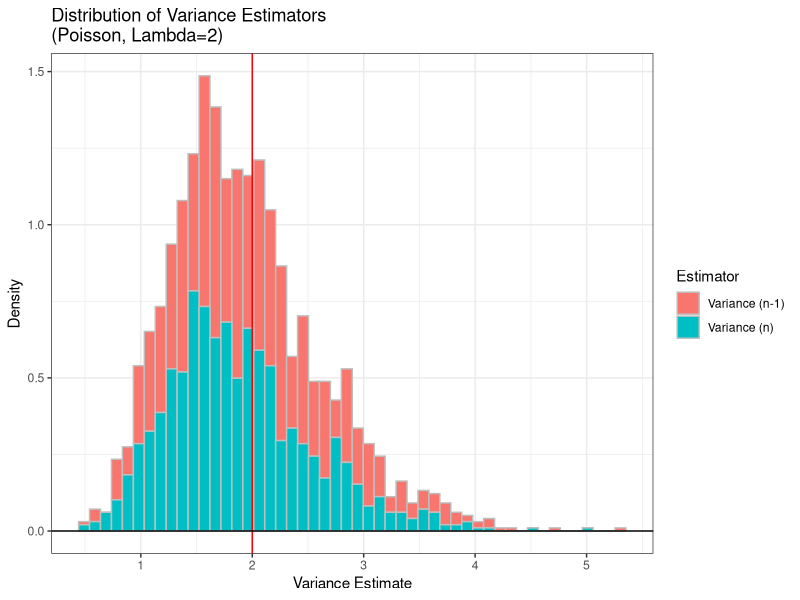
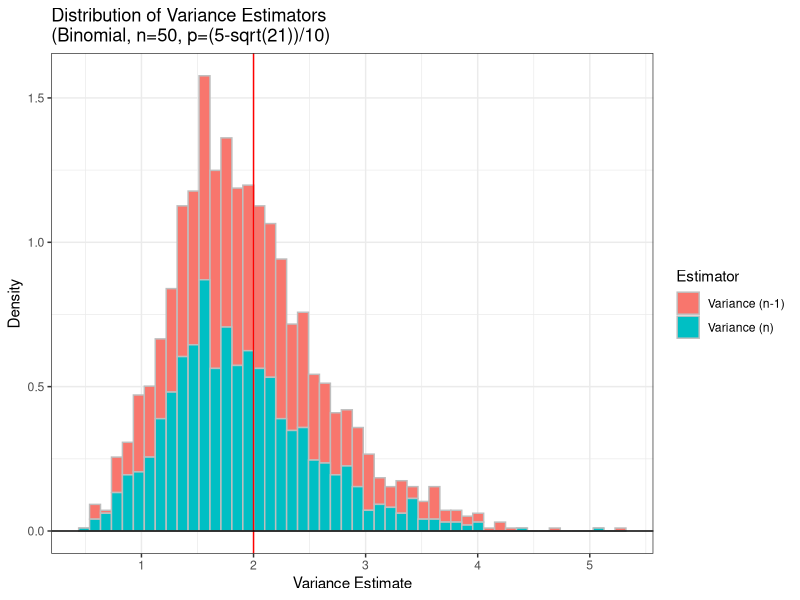
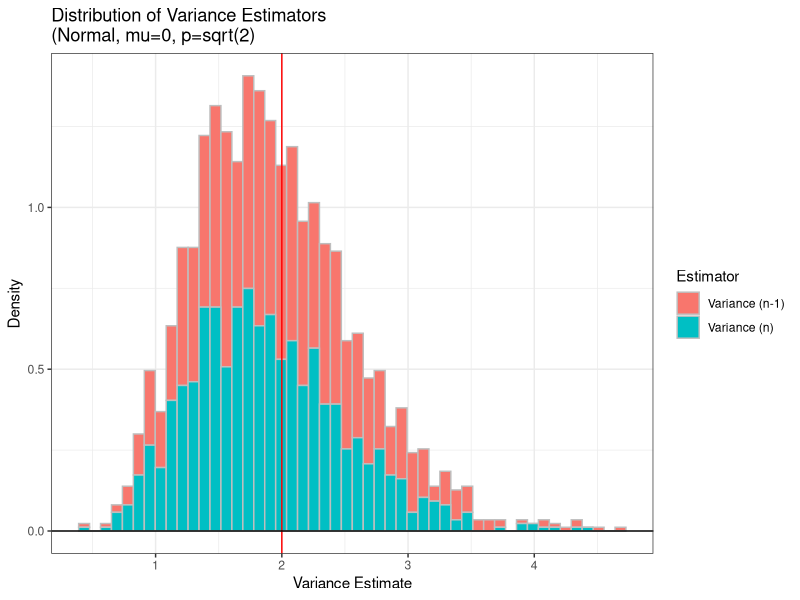
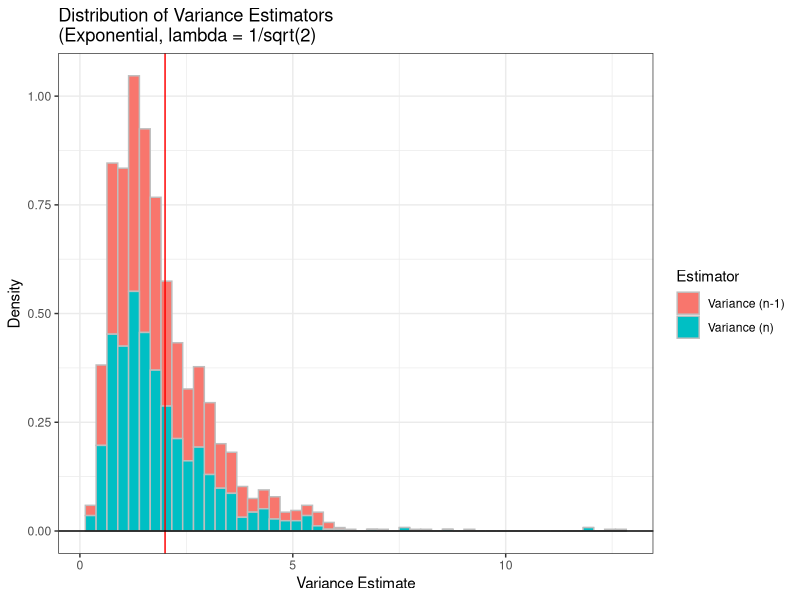

Generate these figures, in order, with R:
## ---- chunk 1
#| echo: false

default_chunk_hook  <- knitr::knit_hooks$get("chunk")

latex_font_size <- c("Huge", "huge", "LARGE", "Large", 
                     "large", "normalsize", "small", 
                     "footnotesize", "scriptsize", "tiny")

knitr::knit_hooks$set(chunk = function(x, options) {
  x <- default_chunk_hook(x, options)
  if(options$size %in% latex_font_size) {
    paste0("\n \\", options$size, "\n\n", 
      x, 
      "\n\n \\normalsize"
    )
  } else {
    x
  }
})
## ---- chunk 2
#| label: load-packages
#| include: false
library(tidyverse)
library(patchwork)
library(knitr)
## ---- chunk 3
set.seed(7272)

var.n1 = NA #initialized vector for S_{n-1}^2
var.n = NA #initialized vector for S_{n}^2
n = 20
var.true = 2

for(i in 1:1000){
  x = rpois(n = n, lambda = 2)
  mean.val = sum(x) / n
  sqr.dev = (x-mean.val)^2
  
  var.n1[i] = sum(sqr.dev) / (n-1)
  var.n[i] = sum(sqr.dev) / n
}

# Compare estimators
bias.n1 = mean(var.n1 - var.true)
bias.n = mean(var.n - var.true)

precision.n1 = 1/var(var.n1)
precision.n = 1/var(var.n)

mse.n1 = bias.n1^2 + var(var.n1)
mse.n = bias.n^2 + var(var.n)

# Create numerical table
poisson.comparison = tibble(
  Estimator = c("Variance (n-1)", "Variance (n)"),
  Bias = c(bias.n1, bias.n),
  Precision = c(precision.n1,precision.n),
  MSE = c(mse.n1, mse.n)
)

poisson.comparison |>
  knitr::kable(digits = 2, caption = "Poisson Variance Estimator Comparison")

# Create Plots
ggdat = tibble(
  value = c(var.n1, var.n),
  estimator = rep(c("Variance (n-1)", "Variance (n)"), each = 1000)
)

ggdat |> ggplot() +
  geom_histogram(aes(x = value,
                     y = after_stat(density), 
                     fill = estimator), 
                     bins = 50, 
                     color = "gray") +
  geom_vline(xintercept = var.true, col = "red") +
  geom_hline(yintercept = 0) +
  theme_bw() +
  labs(x = "Variance Estimate", 
       y = "Density",
       fill = "Estimator") +
  ggtitle("Distribution of Variance Estimators\n(Poisson, Lambda=2)")
## ---- chunk 4
set.seed(7272)

var.n1 = NA #initialized vector for S_{n-1}^2
var.n = NA #initialized vector for S_{n}^2
n = 20
var.true = 2

for(i in 1:1000){
  x = rbinom(n,50,(5-sqrt(21))/10)
  mean.val = sum(x) / n
  sqr.dev = (x-mean.val)^2
  
  var.n1[i] = sum(sqr.dev) / (n-1)
  var.n[i] = sum(sqr.dev) / n
}

# Compare estimators
bias.n1 = mean(var.n1 - var.true)
bias.n = mean(var.n - var.true)

precision.n1 = 1/var(var.n1)
precision.n = 1/var(var.n)

mse.n1 = bias.n1^2 + var(var.n1)
mse.n = bias.n^2 + var(var.n)

# Create numerical table
binom.comparison = tibble(
  Estimator = c("Variance (n-1)", "Variance (n)"),
  Bias = c(bias.n1, bias.n),
  Precision = c(precision.n1,precision.n),
  MSE = c(mse.n1, mse.n)
)

binom.comparison |>
  knitr::kable(digits = 2, caption = "Binomial Variance Estimator Comparison")

# Create Plots
ggdat = tibble(
  value = c(var.n1, var.n),
  estimator = rep(c("Variance (n-1)", "Variance (n)"), each = 1000)
)

ggdat |> ggplot() +
  geom_histogram(aes(x = value,
                     y = after_stat(density), 
                     fill = estimator), 
                     bins = 50, 
                     color = "gray") +
  geom_vline(xintercept = var.true, col = "red") +
  geom_hline(yintercept = 0) +
  theme_bw() +
  labs(x = "Variance Estimate", 
       y = "Density",
       fill = "Estimator") +
  ggtitle("Distribution of Variance Estimators\n(Binomial, n=50, p=(5-sqrt(21))/10)")
## ---- chunk 5
set.seed(7272)

var.n1 = NA #initialized vector for S_{n-1}^2
var.n = NA #initialized vector for S_{n}^2
n = 20
var.true = 2

for(i in 1:1000){
  x = rnorm(n,0,sqrt(2))
  mean.val = sum(x) / n
  sqr.dev = (x-mean.val)^2
  
  var.n1[i] = sum(sqr.dev) / (n-1)
  var.n[i] = sum(sqr.dev) / n
}

# Compare estimators
bias.n1 = mean(var.n1 - var.true)
bias.n = mean(var.n - var.true)

precision.n1 = 1/var(var.n1)
precision.n = 1/var(var.n)

mse.n1 = bias.n1^2 + var(var.n1)
mse.n = bias.n^2 + var(var.n)

# Create numerical table
norm.comparison = tibble(
  Estimator = c("Variance (n-1)", "Variance (n)"),
  Bias = c(bias.n1, bias.n),
  Precision = c(precision.n1,precision.n),
  MSE = c(mse.n1, mse.n)
)

norm.comparison |>
  knitr::kable(digits = 2, caption = "Normal Dist. Variance Estimator Comparison")

# Create Plots
ggdat = tibble(
  value = c(var.n1, var.n),
  estimator = rep(c("Variance (n-1)", "Variance (n)"), each = 1000)
)

ggdat |> ggplot() +
  geom_histogram(aes(x = value,
                     y = after_stat(density), 
                     fill = estimator), 
                     bins = 50, 
                     color = "gray") +
  geom_vline(xintercept = var.true, col = "red") +
  geom_hline(yintercept = 0) +
  theme_bw() +
  labs(x = "Variance Estimate", 
       y = "Density",
       fill = "Estimator") +
  ggtitle("Distribution of Variance Estimators\n(Normal, mu=0, p=sqrt(2)")
## ---- chunk 6
set.seed(7272)

var.n1 = NA #initialized vector for S_{n-1}^2
var.n = NA #initialized vector for S_{n}^2
n = 20
var.true = 2

for(i in 1:1000){
  x = rexp(n,rate=1/sqrt(2))
  mean.val = sum(x) / n
  sqr.dev = (x-mean.val)^2
  
  var.n1[i] = sum(sqr.dev) / (n-1)
  var.n[i] = sum(sqr.dev) / n
}

# Compare estimators
bias.n1 = mean(var.n1 - var.true)
bias.n = mean(var.n - var.true)

precision.n1 = 1/var(var.n1)
precision.n = 1/var(var.n)

mse.n1 = bias.n1^2 + var(var.n1)
mse.n = bias.n^2 + var(var.n)

# Create numerical table
exp.comparison = tibble(
  Estimator = c("Variance (n-1)", "Variance (n)"),
  Bias = c(bias.n1, bias.n),
  Precision = c(precision.n1,precision.n),
  MSE = c(mse.n1, mse.n)
)

exp.comparison |>
  knitr::kable(digits = 2, caption = "Exp. Distr. Variance Estimator Comparison")

# Create Plots
ggdat = tibble(
  value = c(var.n1, var.n),
  estimator = rep(c("Variance (n-1)", "Variance (n)"), each = 1000)
)

ggdat |> ggplot() +
  geom_histogram(aes(x = value,
                     y = after_stat(density), 
                     fill = estimator), 
                     bins = 50, 
                     color = "gray") +
  geom_vline(xintercept = var.true, col = "red") +
  geom_hline(yintercept = 0) +
  theme_bw() +
  labs(x = "Variance Estimate", 
       y = "Density",
       fill = "Estimator") +
  ggtitle("Distribution of Variance Estimators\n(Exponential, lambda = 1/sqrt(2)")
